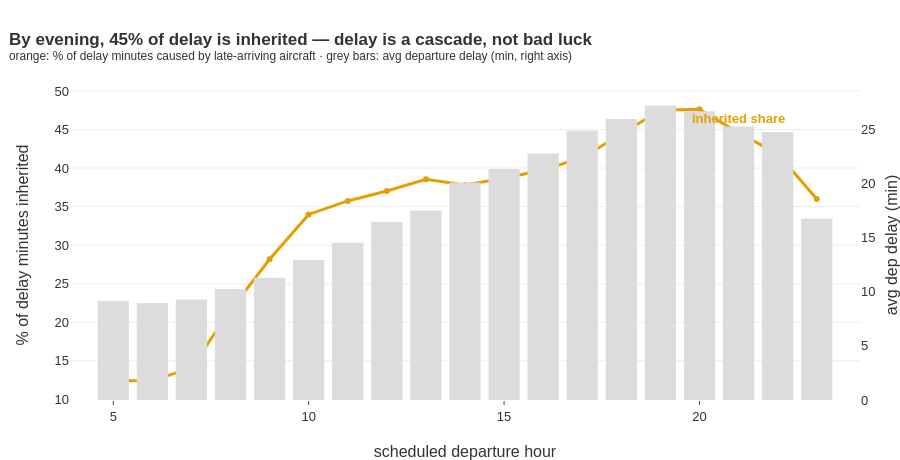

The notebook cell saved with this chart:
### Markdown cell above
## Q6. How does delay cascade through the day?
If late aircraft dominate, delay should *accumulate*: every evening flight inherits the
sins of the morning. We measure the inherited share by hour.

### Code cell
hourly = flown[flown.dep_hour.between(5, 23)].groupby("dep_hour").agg(
    late_ac=("LateAircraftDelay", "sum"), total=("ArrDelayMinutes", "sum"),
    avg_delay=("DepDelayMinutes", "mean"))
hourly["inherited"] = hourly.late_ac / hourly.total * 100

fig = go.Figure()
fig.add_bar(x=hourly.index, y=hourly.avg_delay, marker_color=LIGHTGREY, yaxis="y2")
fig.add_scatter(x=hourly.index, y=hourly.inherited, mode="lines+markers",
                line=dict(color=ORANGE, width=3))
fig.add_annotation(x=21, y=hourly.inherited.loc[21], yshift=14,
                   text="<b>inherited share</b>", font=dict(color=ORANGE), showarrow=False)
fig.update_layout(
    title=f"<b>By evening, {hourly.inherited.loc[18:22].mean():.0f}% of delay is inherited — "
          "delay is a cascade, not bad luck</b><br>"
          "<sup>orange: % of delay minutes caused by late-arriving aircraft · grey bars: avg departure delay (min, right axis)</sup>",
    xaxis_title="scheduled departure hour", yaxis_title="% of delay minutes inherited",
    yaxis2=dict(overlaying="y", side="right", showgrid=False, title="avg dep delay (min)"),
    height=460)
fig.show()

### Figure 1 — Plotly figure (JSON) as saved in the notebook; plotly's stock layout.template omitted (floating-point values rounded to 4 significant figures)
{"data": [{"marker": {"color": "#DCDCDC"}, "type": "bar", "x": [5, 6, 7, 8, 9, 10, 11, 12, 13, 14, 15, 16, 17, 18, 19, 20, 21, 22, 23], "y": [9.157, 8.953, 9.274, 10.24, 11.27, 12.93, 14.51, 16.42, 17.48, 20.08, 21.33, 22.74, 24.84, 25.93, 27.18, 26.65, 25.24, 24.73, 16.74], "yaxis": "y2"}, {"line": {"color": "#E69F00", "width": 3}, "mode": "lines+markers", "type": "scatter", "x": [5, 6, 7, 8, 9, 10, 11, 12, 13, 14, 15, 16, 17, 18, 19, 20, 21, 22, 23], "y": [12.41, 12.42, 14.08, 21.58, 28.18, 33.98, 35.74, 37.03, 38.54, 37.81, 38.69, 39.75, 41.35, 44.4, 47.5, 47.63, 44.57, 41.87, 35.99]}], "layout": {"annotations": [{"font": {"color": "#E69F00"}, "showarrow": false, "text": "<b>inherited share</b>", "x": 21, "y": 44.57, "yshift": 14}], "height": 460, "title": {"text": "<b>By evening, 45% of delay is inherited — delay is a cascade, not bad luck</b><br><sup>orange: % of delay minutes caused by late-arriving aircraft · grey bars: avg departure delay (min, right axis)</sup>"}, "xaxis": {"title": {"text": "scheduled departure hour"}}, "yaxis": {"title": {"text": "% of delay minutes inherited"}}, "yaxis2": {"overlaying": "y", "showgrid": false, "side": "right", "title": {"text": "avg dep delay (min)"}}}}
